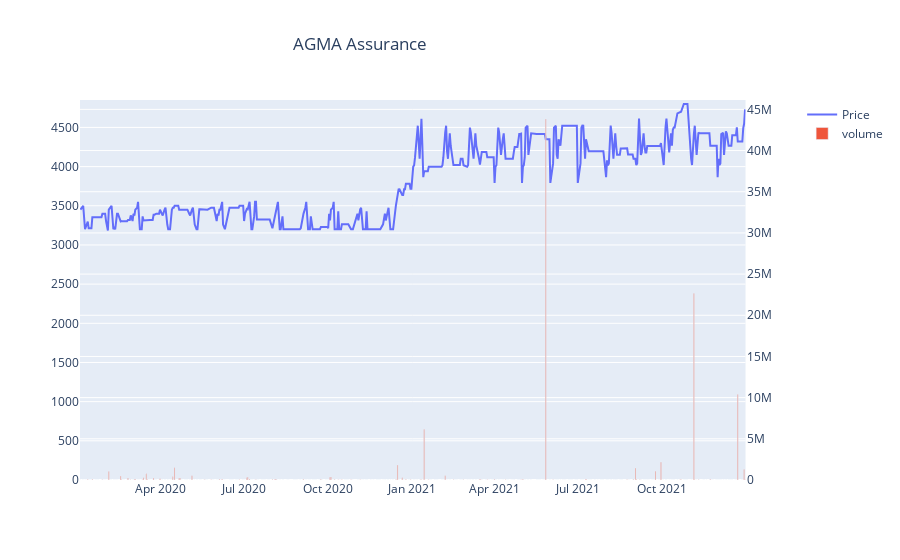

The cell this chart's notebook holds for it:
### Markdown cell above
### Application of the function for AGMA Assurance conseil

### Code cell
AG = Stock('AGM AS')
visualization(AG, 'AGMA Assurance ')

### Figure 1 — Plotly figure (JSON) as saved in the notebook; plotly's stock layout.template omitted (floating-point values rounded to 4 significant figures; data arrays with more than 128 entries replaced by an {"elided": "..."} marker saying what was removed)
{"data": [{"mode": "lines", "name": "Price", "type": "scatter", "x": {"elided": "499 str values"}, "xaxis": "x", "y": {"elided": "499 int values"}, "yaxis": "y"}, {"name": "volume", "type": "bar", "x": {"elided": "499 str values"}, "xaxis": "x", "y": {"elided": "499 int values"}, "yaxis": "y2"}], "layout": {"title": {"text": "AGMA Assurance ", "x": 0.4}, "xaxis": {"anchor": "y", "domain": [0, 0.94]}, "yaxis": {"anchor": "x", "domain": [0, 1], "range": [0, 4850], "visible": true}, "yaxis2": {"anchor": "x", "overlaying": "y", "side": "right"}}}
